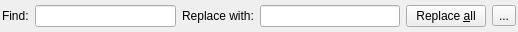
<?xml version="1.0" encoding="UTF-8"?>
<ui version="4.0">
 <class>FindReplaceWidget</class>
 <widget class="QWidget" name="FindReplaceWidget">
  <property name="geometry">
   <rect>
    <x>0</x>
    <y>0</y>
    <width>518</width>
    <height>32</height>
   </rect>
  </property>
  <property name="windowTitle">
   <string>Form</string>
  </property>
  <layout class="QHBoxLayout" name="horizontalLayout">
   <property name="margin">
    <number>2</number>
   </property>
   <item>
    <widget class="QLabel" name="label_4">
     <property name="text">
      <string>Find:</string>
     </property>
    </widget>
   </item>
   <item>
    <widget class="LineEdit" name="findLineEdit"/>
   </item>
   <item>
    <widget class="QLabel" name="label_5">
     <property name="text">
      <string>Replace with:</string>
     </property>
    </widget>
   </item>
   <item>
    <widget class="LineEdit" name="replaceLineEdit"/>
   </item>
   <item>
    <widget class="QPushButton" name="pushButton_5">
     <property name="text">
      <string>Replace &amp;all</string>
     </property>
    </widget>
   </item>
   <item>
    <widget class="QToolButton" name="hideButton">
     <property name="text">
      <string>...</string>
     </property>
     <property name="shortcut">
      <string>Esc</string>
     </property>
    </widget>
   </item>
  </layout>
 </widget>
 <customwidgets>
  <customwidget>
   <class>LineEdit</class>
   <extends>QLineEdit</extends>
   <header>lineedit.h</header>
  </customwidget>
 </customwidgets>
 <resources/>
 <connections/>
</ui>
